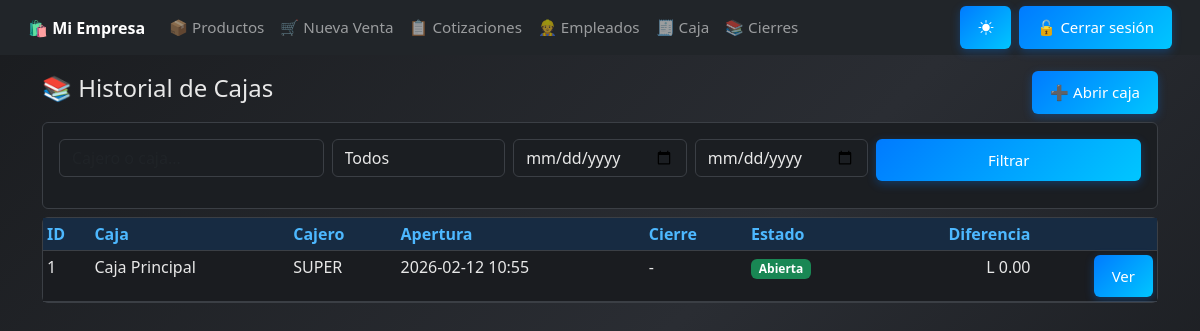
The app's page /caja/historial/ (signed in) with its own data.
### configuracion/models.py (models this page shows, shortened)
class EmpresaConfig(models.Model):
    empresa = models.OneToOneField(Empresa, on_delete=models.CASCADE, related_name="config")
    nombre = models.CharField(max_length=150)
    rtn = models.CharField(max_length=20, blank=True, null=True)
    direccion = models.CharField(max_length=255, blank=True, null=True)
    telefono = models.CharField(max_length=20, blank=True, null=True)
    correo = models.EmailField(max_length=150, blank=True, null=True)
    moneda = models.CharField(max_length=10, default="L")
    isv_default = models.DecimalField(max_digits=5, decimal_places=2, default=0.15)
    actualizado = models.DateTimeField(auto_now=True)

### caja/models.py (models this page shows, shortened)
class CajaSesion(models.Model):
    ESTADOS = [
        ('abierta', 'Abierta'),
        ('cerrada', 'Cerrada'),
        ('anulada', 'Anulada'),
    ]
    caja = models.ForeignKey('caja.Caja', on_delete=models.PROTECT)
    cajero = models.ForeignKey(settings.AUTH_USER_MODEL, on_delete=models.PROTECT)
    fecha_apertura = models.DateTimeField(default=timezone.now)
    fecha_cierre = models.DateTimeField(null=True, blank=True)
    monto_apertura = models.DecimalField(max_digits=12, decimal_places=2, default=Decimal('0.00'))
    total_efectivo = models.DecimalField(max_digits=12, decimal_places=2, default=Decimal('0.00'))
    total_tarjeta = models.DecimalField(max_digits=12, decimal_places=2, default=Decimal('0.00'))
    total_transferencia = models.DecimalField(max_digits=12, decimal_places=2, default=Decimal('0.00'))
    total_otro = models.DecimalField(max_digits=12, decimal_places=2, default=Decimal('0.00'))
    ingresos_efectivo = models.DecimalField(max_digits=12, decimal_places=2, default=Decimal('0.00'))
    egresos_efectivo = models.DecimalField(max_digits=12, decimal_places=2, default=Decimal('0.00'))
    efectivo_teorico = models.DecimalField(max_digits=12, decimal_places=2, default=Decimal('0.00'))
    efectivo_contado = models.DecimalField(max_digits=12, decimal_places=2, default=Decimal('0.00'))
    diferencia = models.DecimalField(max_digits=12, decimal_places=2, default=Decimal('0.00'))
    observacion = models.TextField(blank=True, default='')
    estado = models.CharField(max_length=10, choices=ESTADOS, default='abierta')
    class Meta:
        ordering = ['-fecha_apertura']

class Caja(models.Model):
    nombre = models.CharField(max_length=60, default="Caja Principal")
    activa = models.BooleanField(default=True)

### core/models.py (models this page shows)
class Usuario(AbstractUser):
    empresa = models.ForeignKey(
        Empresa,
        on_delete=models.PROTECT,
        null=True,
        blank=True,
        related_name="usuarios"
    )
    def __str__(self):
        return self.username

### caja/views.py (the view, shortened to what this page needs)
# urls.py: path('historial/', views.historial_cajas, name='historial_cajas'),
@login_required
@requiere_modulo('mod_caja')
@permission_required('caja.view_cajasesion', raise_exception=True)  # si está en core: 'core.view_cajasesion'
def historial_cajas(request):
    q = (request.GET.get('q') or '').strip()
    estado = request.GET.get('estado') or ''
    desde = request.GET.get('desde') or ''
    hasta = request.GET.get('hasta') or ''
    sesiones = CajaSesion.objects.all().order_by('-fecha_apertura')
    if estado:
        sesiones = sesiones.filter(estado=estado)
    if desde:
        sesiones = sesiones.filter(fecha_apertura__date__gte=desde)
    if hasta:
        sesiones = sesiones.filter(fecha_apertura__date__lte=hasta)
    return render(request, 'caja/historial_cajas.html', {
        'sesiones': sesiones,
        'f': {'q': q, 'estado': estado, 'desde': desde, 'hasta': hasta}
    })

### core/context_processors.py (called while the page is built)
def empresa_config(request):
    empresa = EmpresaConfig.objects.first()
    if not empresa:
        empresa = EmpresaConfig.objects.create(
            nombre="Mi Empresa",
            rtn="",
            direccion="",
        )
    return {"empresa": empresa}

def modulos_config(request):
    modulos = ModuloConfig.objects.first()
    if not modulos:
        modulos = ModuloConfig.objects.create()
    return {"modulos": modulos}

### caja/templates/caja/historial_cajas.html (shortened to what this page needs)
{% extends "base.html" %}
{% block content %}
<div class="container mt-3">
  <div class="d-flex justify-content-between align-items-center">
    <h4>📚 Historial de Cajas</h4>
    <a class="btn btn-outline-light btn-sm" href="{% url 'caja:abrir_caja' %}">➕ Abrir caja</a>
  </div>
  <form method="get" class="card card-body mt-2">
    <div class="row g-2">
      <div class="col-md-3">
        <input class="form-control" name="q" value="{{ f.q }}" placeholder="Cajero o caja...">
      </div>
      <div class="col-md-2">
        <select class="form-control" name="estado">
          <option value="">Todos</option>
        </select>
      </div>
      <div class="col-md-2">
        <input type="date" class="form-control" name="desde" value="{{ f.desde }}">
      </div>
      <div class="col-md-2">
        <input type="date" class="form-control" name="hasta" value="{{ f.hasta }}">
      </div>
      <div class="col-md-3">
        <button class="btn btn-primary w-100">Filtrar</button>
      </div>
    </div>
  </form>
  <div class="card mt-2">
    <div class="table-responsive">
      <table class="table table-sm table-striped mb-0">
        <thead>
          <tr>
            <th>ID</th>
            <th>Caja</th>
            <th>Cajero</th>
            <th>Apertura</th>
            <th>Cierre</th>
            <th>Estado</th>
            <th class="text-end">Diferencia</th>
            <th></th>
          </tr>
        </thead>
        <tbody>
          {% for s in sesiones %}
          <tr>
            <td>{{ s.id }}</td>
            <td>{{ s.caja.nombre }}</td>
            <td>{{ s.cajero }}</td>
            <td>{{ s.fecha_apertura|date:"Y-m-d H:i" }}</td>
            <td>{% if s.fecha_cierre %}{{ s.fecha_cierre|date:"Y-m-d H:i" }}{% else %}-{% endif %}</td>
            <td>
              {% if s.estado == 'abierta' %}
                <span class="badge bg-success">Abierta</span>
              {% elif s.estado == 'cerrada' %}
                <span class="badge bg-primary">Cerrada</span>
              {% else %}
                <span class="badge bg-secondary">Anulada</span>
              {% endif %}
            </td>
            <td class="text-end">L {{ s.diferencia }}</td>
            <td class="text-end">
              <a class="btn btn-sm btn-outline-dark" href="{% url 'caja:ver_cierre' s.id %}">Ver</a>
            </td>
          </tr>
          {% empty %}
          <tr><td colspan="8" class="text-center text-muted">No hay cierres</td></tr>
          {% endfor %}
        </tbody>
      </table>
    </div>
  </div>
</div>
{% endblock %}

### core/templates/base.html (shortened to what this page needs)
<!DOCTYPE html>
<html lang="es">
<head>
  {% load static %}
  <link href="https://cdn.jsdelivr.net/npm/bootstrap@5.3.0/dist/css/bootstrap.min.css" rel="stylesheet">
  <link rel="stylesheet" href="{% static 'css/estilo_base.css' %}">
  <link href="https://cdn.jsdelivr.net/npm/bootstrap-icons@1.11.3/font/bootstrap-icons.css" rel="stylesheet">
</head>
<body>
  <nav class="navbar navbar-expand-lg navbar-dark bg-dark sticky-top" id="menu-principal">
    <div class="container-fluid">
      <a class="navbar-brand fw-bold" href="{% url 'dashboard' %}">
        🛍️ {{ empresa.nombre|default:"SISTEMAS FAJARDO" }}
      </a>
      <div class="collapse navbar-collapse" id="navbarNav">
        <ul class="navbar-nav me-auto">
          <li class="nav-item">
            <a class="nav-link" href="{% url 'productos:listar_productos' %}">📦 Productos</a>
          </li>
          <li class="nav-item">
            {% if modulos.mod_ventas and perms.ventas.add_venta %}
              <a class="nav-link" href="{% url 'ventas:crear_venta' %}">🛒 Nueva Venta</a>
            {% endif %}
          </li>
          <li class="nav-item">
            {% if modulos.mod_cotizaciones and perms.cotizaciones.view_cotizacion %}
              <a class="nav-link" href="{% url 'cotizaciones:lista_cotizaciones' %}">📋 Cotizaciones</a>
            {% endif %}
          </li>
          <li class="nav-item">
            {% if modulos.mod_empleados and perms.empleados.view_empleado %}
              <a class="nav-link" href="{% url 'empleados:lista_empleados' %}">👷 Empleados</a>
            {% endif %}
          </li>
        <li class="nav-item">
            {% if modulos.mod_caja and perms.caja.add_cajasesion %}
              <a class="nav-link" href="{% url 'caja:abrir_caja' %}">🧾 Caja</a>
            {% endif %}
          </li>
          <li class="nav-item">
            {% if modulos.mod_caja and perms.caja.view_cajasesion %}
            <a class="nav-link" href="{% url 'caja:historial_cajas' %}">📚 Cierres</a>
            {% endif %}
          </li>
        </ul>
        <ul class="navbar-nav ms-auto align-items-center">
          <li class="nav-item me-2">
            <button id="themeToggle" class="btn btn-outline-light btn-sm" type="button">
              <i class="bi bi-brightness-high-fill" id="themeIcon"></i>
            </button>
          </li>
          {% if user.is_authenticated %}
          <li class="nav-item">
            <form action="{% url 'logout' %}" method="post" class="mb-0">
              <button type="submit" class="btn btn-danger btn-sm">
                🔓 Cerrar sesión
              </button>
            </form>
          </li>
          {% endif %}
        </ul>
      </div>
    </div>
  </nav>
  <div class="container-fluid px-0">
    {% block content %}
    {% endblock %}
  </div>
</body>
</html>
</body>
</html>

### static/css/estilo_base.css (style rules this page uses)
form input, form textarea, form select { width: 100%; padding: 10px; margin-bottom: 15px; border: 1px solid rgba(255, 255, 255, 0.2); border-radius: 6px; background-color: rgba(255, 255, 255, 0.1); color: #fff; box-sizing: border-box; transition: all 0.3s ease; }
button, .btn { background: linear-gradient(135deg, #007bff, #00c6ff); color: white; padding: 12px 20px; border: none; border-radius: 6px; font-size: 16px; cursor: pointer; transition: all 0.3s ease; box-shadow: 0 3px 10px rgba(0, 123, 255, 0.3); }
body { background: linear-gradient(135deg, #1a1c1f, #2a2d33, #141619); background-attachment: fixed; color: #f1f1f1; transition: all 0.4s ease; }
@media (max-width: 1200px) { .btn { font-size: 15px; padding: 10px 18px; } }
.navbar, .container, .btn, .contenedor, .form-row, .productos-box { transition: all 0.3s ease; }
.navbar { padding: 0.4rem 1rem !important; }
.navbar-brand { font-size: 1rem; white-space: nowrap; }
.navbar-nav .nav-link { font-size: 0.95rem; padding: 6px 10px; }
html, body { height: 100%; min-height: 100vh; margin: 0; padding: 0; display: flex; flex-direction: column; }
:root { --radius: 6px; }
body:not(.light-mode) { --bs-body-bg: #1b1e22; --bs-body-color: #e8e8e8; --bs-border-color: #3b3f45; --bs-primary-bg-subtle: #172b42; --bs-primary-text: #4db8ff; --bs-card-bg: #22262b; --bs-table-bg: #262b31; --bs-table-striped-bg: #2c3238; --bs-table-hover-bg: #333a42; --bs-warning-bg: #5c4d00; --bs-danger-bg: #5c1f1f; }
body, html { background-color: var(--bs-body-bg) !important; color: var(--bs-body-color) !important; }
.card, .card-body, .card-header { background-color: var(--bs-card-bg) !important; color: var(--bs-body-color) !important; border-color: var(--bs-border-color) !important; }
input, select, textarea { background-color: var(--bs-card-bg) !important; color: var(--bs-body-color) !important; border-color: var(--bs-border-color) !important; }
.table { background-color: var(--bs-table-bg) !important; color: var(--bs-body-color) !important; }
.table thead th { background-color: var(--bs-primary-bg-subtle) !important; color: var(--bs-primary-text) !important; }
.table-striped > tbody > tr:nth-of-type(odd) { background-color: var(--bs-table-striped-bg) !important; }
.btn { border-radius: var(--radius); }
.btn-primary { background-color: var(--bs-primary-text); border-color: var(--bs-primary-text); }

### records on screen
EmpresaConfig: nombre "Mi Empresa"
CajaSesion: id "1", caja.nombre "Caja Principal", cajero "SUPER", fecha_apertura "2026-02-12 10:55", estado "Abierta", diferencia "0.00"
